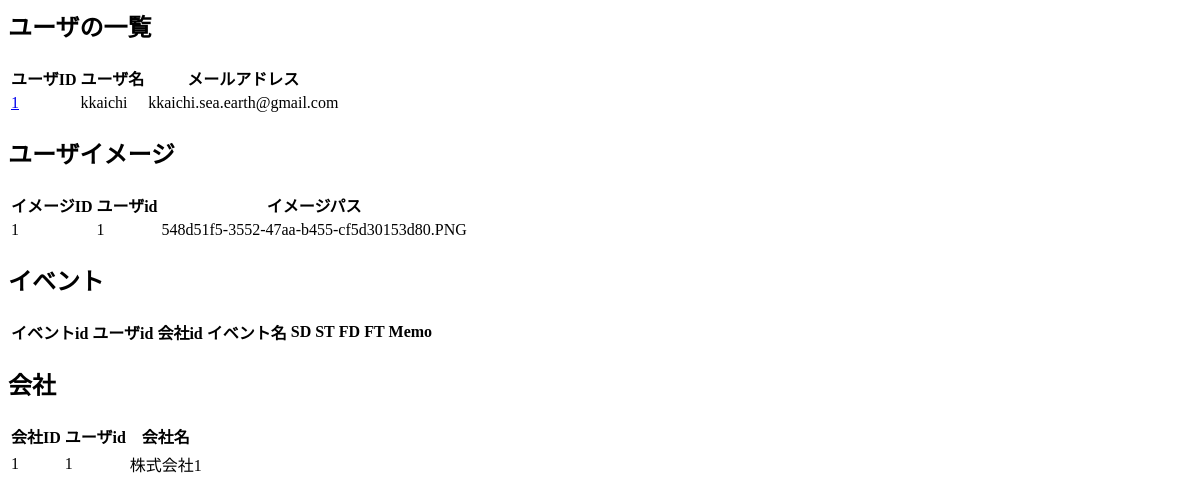
/crud/users (signed in), run on an earlier commit of the app's database.
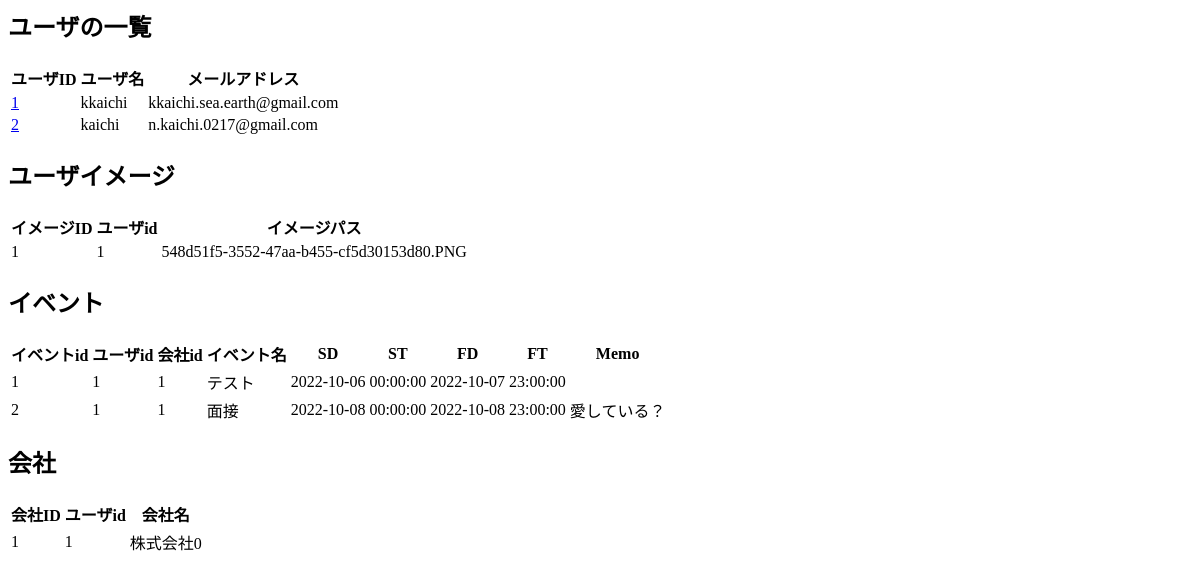
And on a later commit of the database.
### apps/crud/models.py (models this page shows, shortened)
class User(db.Model, UserMixin):
    __tablename__ = "users"
    id = db.Column(db.Integer, primary_key=True)
    username = db.Column(db.String, index=True)
    email = db.Column(db.String, unique=True, index=True)
    password_hash = db.Column(db.String)
    created_at = db.Column(db.DateTime, default=datetime.datetime.now)
    updated_at = db.Column(
        db.DateTime, default=datetime.datetime.now, onupdate=datetime.datetime.now
    )
    @property
    def password(self):
        raise AttributeError("読み取り不可")

### apps/account/models.py (models this page shows)
class UserImage(db.Model):
    __tablename__ = "user_images"
    id = db.Column(db.Integer, primary_key=True)
    user_id = db.Column(db.String, db.ForeignKey("users.id"))
    image_path = db.Column(db.String)

### apps/mypage/models.py (models this page shows, shortened)
class Company(db.Model):
    __tablename__ = "companies"
    id = db.Column(db.Integer, primary_key=True)
    user_id = db.Column(db.String, db.ForeignKey("users.id"))
    company_name = db.Column(db.String, index=True)

class Event(db.Model):
    __tablename__ = "events"
    id = db.Column(db.Integer, primary_key=True)
    user_id = db.Column(db.String, db.ForeignKey("users.id"))
    company_id = db.Column(db.String, db.ForeignKey("companies.id"))
    event_name = db.Column(db.String, index=True)
    start_day = db.Column(db.Date)
    start_time = db.Column(db.Time)
    finish_day = db.Column(db.Date)
    finish_time = db.Column(db.Time)
    memo = db.Column(db.String)

### apps/crud/views.py (the view)
@crud.route("/users")
@login_required
def users():
    if current_user.email != "kkaichi.sea.earth@gmail.com":
        return abort(400)
    users = User.query.all()
    users_image = UserImage.query.all()
    event = Event.query.all()
    company = Company.query.all()
    return render_template(
        "crud/index.html",
        users=users,
        users_image=users_image,
        event=event,
        company=company,
    )

### apps/crud/models.py (called while the page is built)
@login_manager.user_loader
def load_user(user_id):
    return User.query.get(user_id)

### apps/crud/templates/crud/index.html
<h2>ユーザの一覧</h2>
<table>
  <tr>
    <th>ユーザID</th>
    <th>ユーザ名</th>
    <th>メールアドレス</th>
  </tr>
  {% for user in users %}
  <tr>
    <td><a href="{{url_for('crud.edit_user',user_id=user.id)}}">{{user.id}}</a></td>
    <td>{{user.username}}</td>
    <td>{{user.email}}</td>
  </tr>
  {% endfor %}
</table>
<h2>ユーザイメージ</h2>
<table>
  <tr>
    <th>イメージID</th>
    <th>ユーザid</th>
    <th>イメージパス</th>
  </tr>
  {% for user_image in users_image %}
  <tr>
    <td>{{user_image.id}}</td>
    <td>{{user_image.user_id}}</td>
    <td>{{user_image.image_path}}</td>
  </tr>
  {% endfor %}
</table>
<h2>イベント</h2>
<table>
  <tr>
    <th>イベントid</th>
    <th>ユーザid</th>
    <th>会社id</th>
    <th>イベント名</th>
    <th>SD</th>
    <th>ST</th>
    <th>FD</th>
    <th>FT</th>
    <th>Memo</th>
  </tr>
  {% for e in event %}
  <tr>
    <td>{{e.id}}</td>
    <td>{{e.user_id}}</td>
    <td>{{e.company_id}}</td>
    <td>{{e.event_name}}</td>
    <td>{{e.start_day}}</td>
    <td>{{e.start_time}}</td>
    <td>{{e.finish_day}}</td>
    <td>{{e.finish_time}}</td>
    <td>{{e.memo}}</td>
  </tr>
  {% endfor %}
</table>
<h2>会社</h2>
<table>
  <tr>
    <th>会社ID</th>
    <th>ユーザid</th>
    <th>会社名</th>
  </tr>
  {% for c in company %}
  <tr>
    <td>{{c.id}}</td>
    <td>{{c.user_id}}</td>
    <td>{{c.company_name}}</td>
  </tr>
  {% endfor %}
</table>

What changed in the data, as far as the page shows it:
added User: id "2", username "kaichi", email "n.kaichi.0217@gmail.com"
added Event: id "1", user_id "1", company_id "1", event_name "テスト", start_day "2022-10-06", start_time "00:00:00", finish_day "2022-10-07", finish_time "23:00:00"
added Event: id "2", user_id "1", company_id "1", event_name "面接", start_day "2022-10-08", start_time "00:00:00", finish_day "2022-10-08", finish_time "23:00:00", memo "愛している？"
changed Company id 1: company_name "株式会社1" → "株式会社0"
